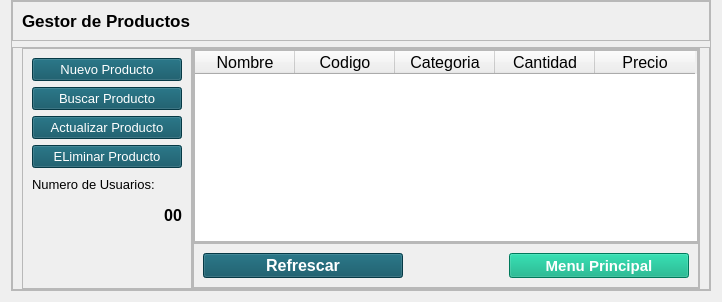
             <widget class="QWidget" name="pageA_Inicio">
              <layout class="QHBoxLayout" name="horizontalLayout_5">
               <property name="topMargin">
                <number>0</number>
               </property>
               <item>
                <widget class="QFrame" name="cuerpo">
                 <property name="minimumSize">
                  <size>
                   <width>0</width>
                   <height>0</height>
                  </size>
                 </property>
                 <property name="maximumSize">
                  <size>
                   <width>700</width>
                   <height>16777215</height>
                  </size>
                 </property>
                 <property name="styleSheet">
                  <string notr="true"/>
                 </property>
                 <property name="frameShape">
                  <enum>QFrame::StyledPanel</enum>
                 </property>
                 <property name="frameShadow">
                  <enum>QFrame::Raised</enum>
                 </property>
                 <layout class="QVBoxLayout" name="verticalLayout_3">
                  <property name="spacing">
                   <number>6</number>
                  </property>
                  <property name="leftMargin">
                   <number>0</number>
                  </property>
                  <property name="topMargin">
                   <number>0</number>
                  </property>
                  <property name="rightMargin">
                   <number>0</number>
                  </property>
                  <property name="bottomMargin">
                   <number>0</number>
                  </property>
                  <item>
                   <widget class="QFrame" name="Atitulo">
                    <property name="maximumSize">
                     <size>
                      <width>16777215</width>
                      <height>40</height>
                     </size>
                    </property>
                    <property name="frameShape">
                     <enum>QFrame::StyledPanel</enum>
                    </property>
                    <property name="frameShadow">
                     <enum>QFrame::Raised</enum>
                    </property>
                    <layout class="QVBoxLayout" name="verticalLayout_4">
                     <item>
                      <widget class="QLabel" name="label_2">
                       <property name="maximumSize">
                        <size>
                         <width>300</width>
                         <height>300</height>
                        </size>
                       </property>
                       <property name="font">
                        <font>
                         <pointsize>13</pointsize>
                         <weight>75</weight>
                         <bold>true</bold>
                        </font>
                       </property>
                       <property name="text">
                        <string>Gestor de Productos</string>
                       </property>
                      </widget>
                     </item>
                    </layout>
                   </widget>
                  </item>
                  <item>
                   <widget class="QFrame" name="Cbody">
                    <property name="frameShape">
                     <enum>QFrame::StyledPanel</enum>
                    </property>
                    <property name="frameShadow">
                     <enum>QFrame::Raised</enum>
                    </property>
                    <layout class="QHBoxLayout" name="horizontalLayout_6">
                     <property name="spacing">
                      <number>0</number>
                     </property>
                     <property name="topMargin">
                      <number>0</number>
                     </property>
                     <property name="bottomMargin">
                      <number>0</number>
                     </property>
                     <item>
                      <widget class="QFrame" name="frame_8">
                       <property name="minimumSize">
                        <size>
                         <width>170</width>
                         <height>0</height>
                        </size>
                       </property>
                       <property name="maximumSize">
                        <size>
                         <width>150</width>
                         <height>16777215</height>
                        </size>
                       </property>
                       <property name="styleSheet">
                        <string notr="true">QPushButton
{
color: rgb(255, 255, 255);
background-color: rgb(8, 80, 97);
}
QPushButton::hover
{
color: rgb(255, 255, 255);
	background-color: rgb(45, 131, 118);
}</string>
                       </property>
                       <property name="frameShape">
                        <enum>QFrame::StyledPanel</enum>
                       </property>
                       <property name="frameShadow">
                        <enum>QFrame::Raised</enum>
                       </property>
                       <layout class="QVBoxLayout" name="verticalLayout_7">
                        <item>
                         <widget class="QPushButton" name="btnCrear">
                          <property name="font">
                           <font>
                            <pointsize>10</pointsize>
                           </font>
                          </property>
                          <property name="text">
                           <string>Nuevo Producto</string>
                          </property>
                         </widget>
                        </item>
                        <item>
                         <widget class="QPushButton" name="btnBuscar">
                          <property name="font">
                           <font>
                            <pointsize>10</pointsize>
                           </font>
                          </property>
                          <property name="text">
                           <string>Buscar Producto</string>
                          </property>
                         </widget>
                        </item>
                        <item>
                         <widget class="QPushButton" name="btnActualizar">
                          <property name="font">
                           <font>
                            <pointsize>10</pointsize>
                           </font>
                          </property>
                          <property name="text">
                           <string>Actualizar Producto</string>
                          </property>
                         </widget>
                        </item>
                        <item>
                         <widget class="QPushButton" name="btnEliminar">
                          <property name="font">
                           <font>
                            <pointsize>10</pointsize>
                           </font>
                          </property>
                          <property name="text">
                           <string>ELiminar Producto</string>
                          </property>
                         </widget>
                        </item>
                        <item>
                         <widget class="QLabel" name="label_3">
                          <property name="minimumSize">
                           <size>
                            <width>0</width>
                            <height>20</height>
                           </size>
                          </property>
                          <property name="font">
                           <font>
                            <pointsize>10</pointsize>
                           </font>
                          </property>
                          <property name="text">
                           <string>Numero de Usuarios:</string>
                          </property>
                         </widget>
                        </item>
                        <item>
                         <widget class="QLabel" name="txtTotal_item">
                          <property name="minimumSize">
                           <size>
                            <width>0</width>
                            <height>30</height>
                           </size>
                          </property>
                          <property name="font">
                           <font>
                            <pointsize>12</pointsize>
                            <weight>75</weight>
                            <bold>true</bold>
                           </font>
                          </property>
                          <property name="text">
                           <string>00</string>
                          </property>
                          <property name="alignment">
                           <set>Qt::AlignRight|Qt::AlignTrailing|Qt::AlignVCenter</set>
                          </property>
                         </widget>
                        </item>
                        <item>
                         <spacer name="verticalSpacer_2">
                          <property name="orientation">
                           <enum>Qt::Vertical</enum>
                          </property>
                          <property name="sizeHint" stdset="0">
                           <size>
                            <width>20</width>
                            <height>40</height>
                           </size>
                          </property>
                         </spacer>
                        </item>
                       </layout>
                      </widget>
                     </item>
                     <item>
                      <widget class="QFrame" name="frame_7">
                       <property name="frameShape">
                        <enum>QFrame::StyledPanel</enum>
                       </property>
                       <property name="frameShadow">
                        <enum>QFrame::Raised</enum>
                       </property>
                       <layout class="QVBoxLayout" name="verticalLayout_6">
                        <property name="spacing">
                         <number>0</number>
                        </property>
                        <property name="leftMargin">
                         <number>0</number>
                        </property>
                        <property name="topMargin">
                         <number>0</number>
                        </property>
                        <property name="rightMargin">
                         <number>0</number>
                        </property>
                        <property name="bottomMargin">
                         <number>0</number>
                        </property>
                        <item>
                         <widget class="QFrame" name="frame_9">
                          <property name="frameShape">
                           <enum>QFrame::StyledPanel</enum>
                          </property>
                          <property name="frameShadow">
                           <enum>QFrame::Raised</enum>
                          </property>
                          <layout class="QHBoxLayout" name="horizontalLayout_7">
                           <property name="spacing">
                            <number>0</number>
                           </property>
                           <property name="leftMargin">
                            <number>0</number>
                           </property>
                           <property name="topMargin">
                            <number>0</number>
                           </property>
                           <property name="rightMargin">
                            <number>0</number>
                           </property>
                           <property name="bottomMargin">
                            <number>0</number>
                           </property>
                           <item>
                            <widget class="QTableWidget" name="tblProductox">
                             <property name="font">
                              <font>
                               <pointsize>12</pointsize>
                              </font>
                             </property>
                             <property name="styleSheet">
                              <string notr="true"/>
                             </property>
                             <attribute name="horizontalHeaderCascadingSectionResizes">
                              <bool>false</bool>
                             </attribute>
                             <attribute name="horizontalHeaderDefaultSectionSize">
                              <number>100</number>
                             </attribute>
                             <attribute name="verticalHeaderVisible">
                              <bool>false</bool>
                             </attribute>
                             <column>
                              <property name="text">
                               <string>Nombre</string>
                              </property>
                             </column>
                             <column>
                              <property name="text">
                               <string>Codigo</string>
                              </property>
                             </column>
                             <column>
                              <property name="text">
                               <string>Categoria</string>
                              </property>
                             </column>
                             <column>
                              <property name="text">
                               <string>Cantidad</string>
                              </property>
                             </column>
                             <column>
                              <property name="text">
                               <string>Precio</string>
                              </property>
                             </column>
                            </widget>
                           </item>
                          </layout>
                         </widget>
                        </item>
                        <item>
                         <widget class="QFrame" name="frame_10">
                          <property name="minimumSize">
                           <size>
                            <width>0</width>
                            <height>45</height>
                           </size>
                          </property>
                          <property name="maximumSize">
                           <size>
                            <width>16777215</width>
                            <height>45</height>
                           </size>
                          </property>
                          <property name="styleSheet">
                           <string notr="true">QPushButton
{
color: rgb(255, 255, 255);
background-color: rgb(8, 80, 97);
}
QPushButton::hover
{
color: rgb(255, 255, 255);
	background-color: rgb(45, 131, 118);
}</string>
                          </property>
                          <property name="frameShape">
                           <enum>QFrame::StyledPanel</enum>
                          </property>
                          <property name="frameShadow">
                           <enum>QFrame::Raised</enum>
                          </property>
                          <layout class="QHBoxLayout" name="horizontalLayout_8">
                           <item>
                            <widget class="QPushButton" name="btnRefrescarA">
                             <property name="minimumSize">
                              <size>
                               <width>200</width>
                               <height>25</height>
                              </size>
                             </property>
                             <property name="maximumSize">
                              <size>
                               <width>200</width>
                               <height>25</height>
                              </size>
                             </property>
                             <property name="font">
                              <font>
                               <pointsize>12</pointsize>
                               <weight>75</weight>
                               <bold>true</bold>
                              </font>
                             </property>
                             <property name="text">
                              <string>Refrescar</string>
                             </property>
                            </widget>
                           </item>
                           <item>
                            <spacer name="horizontalSpacer">
                             <property name="orientation">
                              <enum>Qt::Horizontal</enum>
                             </property>
                             <property name="sizeHint" stdset="0">
                              <size>
                               <width>179</width>
                               <height>20</height>
                              </size>
                             </property>
                            </spacer>
                           </item>
                           <item>
                            <widget class="QPushButton" name="btnXCerrarA">
                             <property name="minimumSize">
                              <size>
                               <width>180</width>
                               <height>0</height>
                              </size>
                             </property>
                             <property name="font">
                              <font>
                               <pointsize>11</pointsize>
                               <weight>75</weight>
                               <bold>true</bold>
                              </font>
                             </property>
                             <property name="styleSheet">
                              <string notr="true">QPushButton
{
color: rgb(255, 255, 255);
background-color: rgb(0, 170, 127);

}
QPushButton::hover
{
color: rgb(255, 255, 255);
background-color: rgb(8, 80, 97);
}</string>
                             </property>
                             <property name="text">
                              <string>Menu Principal</string>
                             </property>
                            </widget>
                           </item>
                          </layout>
                         </widget>
                        </item>
                       </layout>
                      </widget>
                     </item>
                    </layout>
                   </widget>
                  </item>
                 </layout>
                </widget>
               </item>
              </layout>
             </widget>
